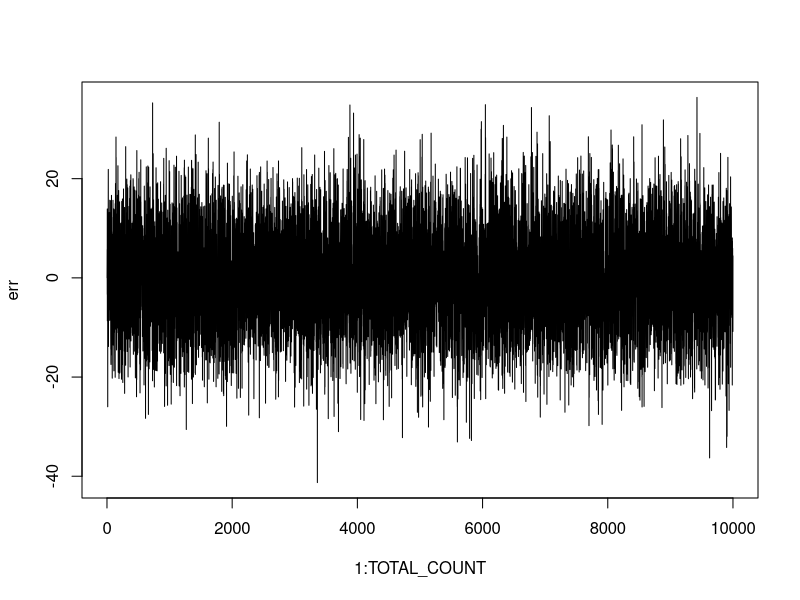
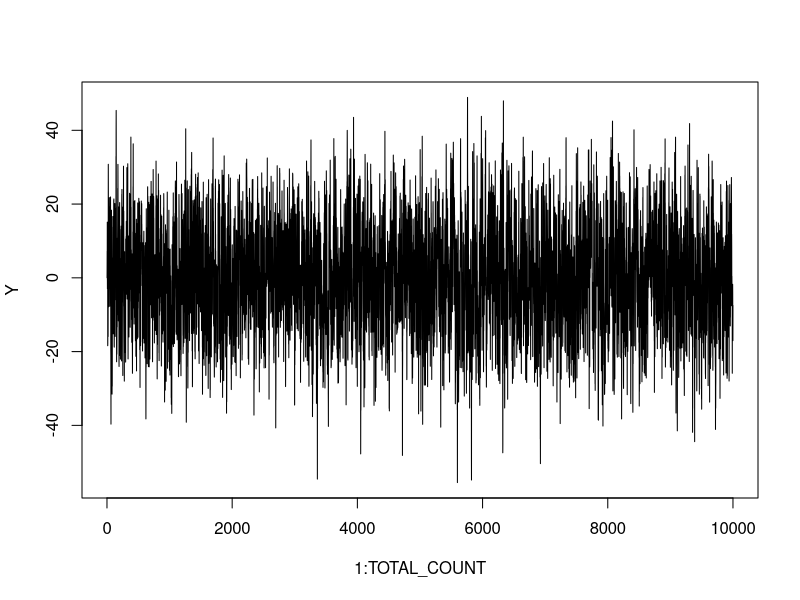
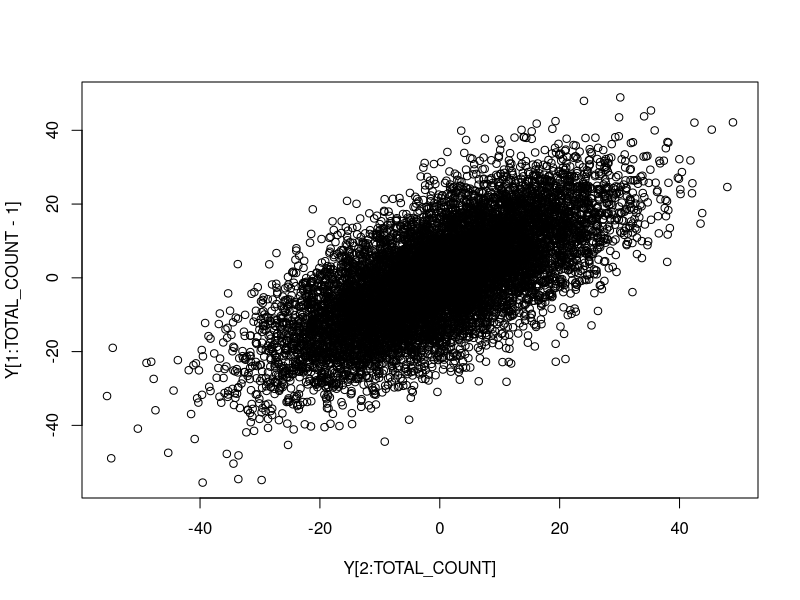
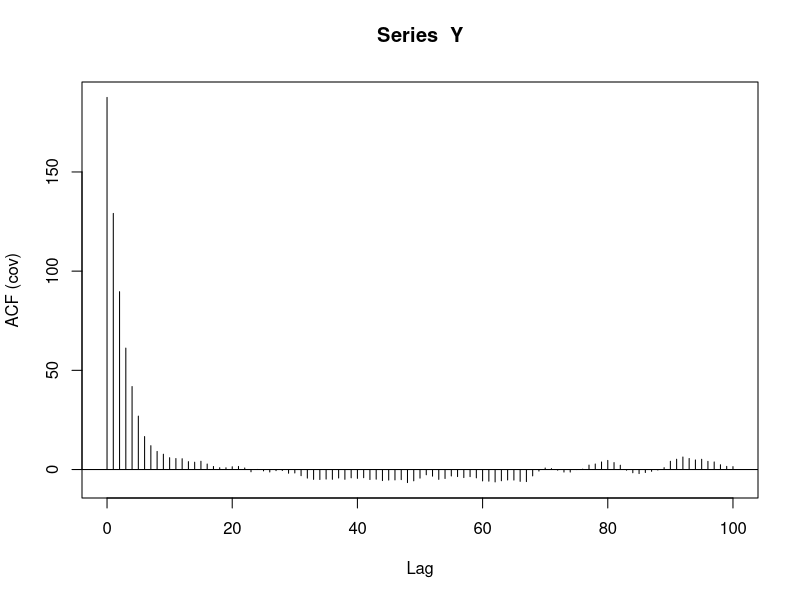

The R script that drew these images, in order:
#This project implements a random simulated AR(1) data
#AR(1): Y[t] = beta0 + beta1Y[t_1] + err[t]

set.seed(99)  #Used for Random Number Generation
              #99 is my lucky number
TOTAL_COUNT <- 10000     #Number of simulated trials
beta0    <- 0
beta1    <- 0.7  #Note: beta1 between -1 and 1
err_mean <- 0    #For generating White Noise (WN)
err_sd   <- 10   #For generating WN
Y        <- rep(NA, TOTAL_COUNT)  #Univariate RV
err      <- rep(NA, TOTAL_COUNT)  #White Noise RV
Y[1]     <- beta0   #initialise 1st term
err[1]   <- 0       #initialise 1st term

#Simulate random values
for(t in 2:TOTAL_COUNT) {
  err[t] <- rnorm(n = TOTAL_COUNT, mean = err_mean, sd = err_sd)
  Y[t]   <- beta0 + (beta1*Y[t-1]) + err[t]
}

#View(Y)
#View(err)
#summary(err)
plot(1:TOTAL_COUNT, err, "l")   #Plot simulated WN
plot(1:TOTAL_COUNT, Y, "l")     #Plot simulated Univariate

#Plot 1st order Lag Scatterplot
plot(x = Y[2:TOTAL_COUNT], y = Y[1:TOTAL_COUNT-1])

MAX_LAG = 100
#Plot ACF for first 100 lags
acf(Y, type = "covariance", lag.max = MAX_LAG)

#Note: Observations that for AR(1), 
#The AR(1) ACF = beta1 power k
#The ACF thus decays with k
